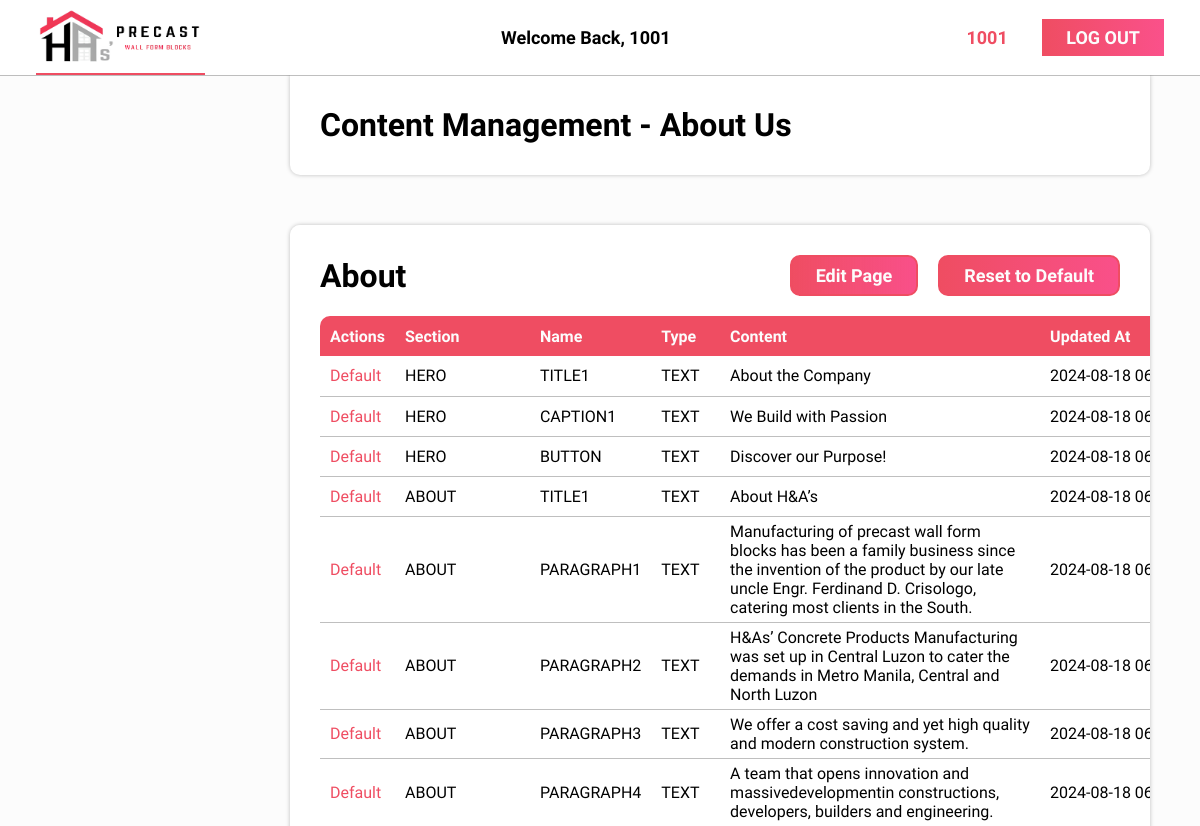
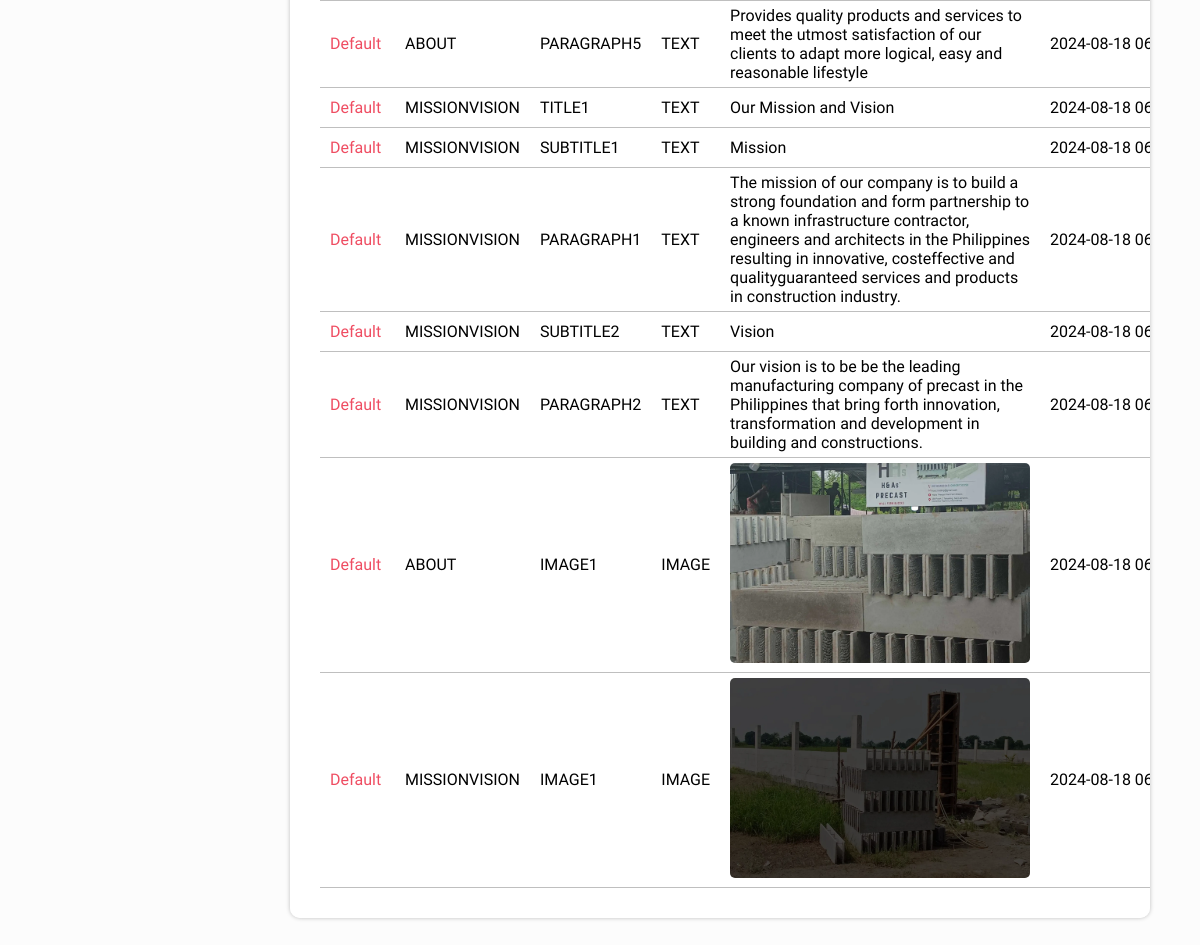
The page /admin/has-precast/content-management-about.php (signed in) on the database its author committed (2 pictures, top to bottom).
### tables this page shows
CREATE TABLE `content` (
  `id` INT UNSIGNED NOT NULL AUTO_INCREMENT PRIMARY KEY,
  `page` enum('HOME','ABOUT','PROJECTS','CONTACT','USERGUIDE','WFB') NOT NULL,
  `section` enum('HERO','ABOUT','MISSIONVISION','PROJECTS','WFB','CONTACT','CONTACTS','TABLECONTENT','CONTENT1','CONTENT2','PRECONTENT','WFB','DESIGNS','DIMENSIONS','STRENGTH') NOT NULL,
  `name` varchar(255) NOT NULL,
  `type` enum('TEXT','IMAGE','HERO','VIDEO') NOT NULL,
  `object` text DEFAULT NULL,
  `default` tinyint(1) DEFAULT NULL,
  `created_at` timestamp NOT NULL DEFAULT NOW() ON UPDATE NOW()
);

### src/admin/has-precast/includes/admin-editor-header-sidebar.php (called while the page is built, shortened)
<?php
  include("components/admin.header.php");
?>

### src/admin/has-precast/classes/dbh.classes.php (called while the page is built)
<?php
class Dbh {
    protected function connect(){
        try{
            $db_username = "has_admin";
            $db_password = "wc8KTRfrJrTpe8";
            $dbh = new PDO('mysql:host=localhost;dbname=has_precast;', $db_username, $db_password);
            return $dbh;
        }
        catch(PDOException $e){
            print "Error!: " . $e->getMessage() . "<br>";
        }
    }
}

### src/admin/has-precast/classes/content-repo.classes.php (called while the page is built, shortened)
<?php
class ContentRepository extends Dbh{
    public function getPage($page){
        $query = $this->connect()->prepare("SELECT * FROM content WHERE page =:page AND type != 'HERO' AND `default` = 0;");
        $data = [":page" => $page];
        if(!$query->execute($data)){
            $query = null;
            if($page === "userGuide"){
                $page = "user-guide";
            }
            header("location: ../../content-management-{$page}.php?error=queryfailed");
            exit();
        }
        $result = $query->fetchAll(PDO::FETCH_ASSOC);
        return $result;
    }
}

### src/admin/has-precast/content-management-about.php (the view, shortened to what this page needs)
<?php
  include("classes/dbh.classes.php");
  include("classes/content-repo.classes.php");
  $getContent = new ContentRepository;
  $about = $getContent->getPage("about");
?>
<!DOCTYPE html>
<html lang="en">
<head>
  <link rel="stylesheet" href="styles/admin-global.css">
  <link rel="stylesheet" href="styles/table.css">
</head>
<body>
  <?php
    include("includes/admin-editor-header-sidebar.php");
  ?>
  <main>
    <div class="main-header">
      <h1>Content Management - About Us</h1>
    </div>
    <div class="table-wrapper">
      <div>
        <h3>About</h3>
        <div class="edit-buttons">
          <form action="edit-content.php?page=about" method="post">
            <button type="submit">Edit Page</button>
          </form>
          <a href="includes/content/default-content.inc.php?page=about"><button>Reset to Default</button></a>
        </div>
      </div>
      <div class="table">
        <table>
          <thead>
            <tr>
              <th>Actions</th>
              <th>Section</th>
              <th>Name</th>
              <th>Type</th>
              <th>Content</th>
              <th class="create">Updated At</th>
            </tr>
          </thead>
          <?php
          foreach($about as $content){
            if($content['type'] != "TEXT"){
              $object = "
                <img id='media' src='images/temp/about-us/{$content['object']}'>
              ";
            }
            else{
              $object = $content['object'];
            }
            echo "
              <tbody>
                <tr>
                  <td>
                    <a href='includes/content/default-content.inc.php?page=about&section={$content['section']}&name={$content['name']}'>Default</a>
                  </td>
                  <td>
                    $content[section]
                  </td>
                  <td>
                    $content[name]
                  </td>
                  <td>
                    $content[type]
                  </td>
                  <td>
                    $object
                  </td>
                  <td class='create'>
                    $content[created_at]
                  </td>
                </tr>
              </tbody>
            ";
          }
          ?>
        </table>
      </div>
    </div>
  </main>
</body>
</html>

### src/admin/has-precast/includes/components/admin.header.php
<header>
    <div class="logo-container"><a href=<?php if($_SESSION["userAccountType"] == "Admin"){
                                                echo "../has-precast/admin-index.php";
                                              }
                                              else{
                                                echo "../has-precast/content-management.php";
                                              }?>>
      <img src="images/logo-resized.png" alt="Logo"></a>
    </div>
    <div>
      <p>Welcome Back, <?php echo $_SESSION["userid"]?></p>
    </div>
    <div>
      <?php
        if(isset($_SESSION["userAccountType"])){
      ?>
        <a href="#" class="username"><?php echo $_SESSION["userid"]?></a>
        <a href="includes/account/admin-log-out.inc.php" class="logout"><button>LOG OUT</button></a>
      <?php
        }
        else
        {
          header("location: ../../has-precast/admin-log-in.php");
        }
      ?>
    </div>
</header>

### src/admin/has-precast/styles/admin-global.css (style rules this page uses)
:root { --clr-primary: #FCFCFC; --clr-primary-shade: #DDDEDE; --clr-secondary: #434343; --clr-secondary-shade: #000000; --clr-accent: #EF4D62; --clr-accent-shade: #F80759; --clr-tertiary: #6b6b6b; --fs-default: 16px; --fs-heading: 8rem; --fs-title: 3rem; --fs-subtitle: 1.2rem; --ff-default: 'Inter Tight', sans-serif; --ff-login: "Inika", serif; }
html { font-size: var(--fs-default); scroll-snap-type: y mandatory; font-family: var(--ff-default); background-color: var(--clr-primary); }
header { font-weight: 700; font-size: 18px; width: 100%; height: 15vh; padding-inline: 2em; position: fixed; display: flex; height: 75px; justify-content: space-between; align-items: center; width: 100%; background-color: white; box-shadow: 0 1px 0 0 rgba(0, 0, 0, 0.25); }
.logo-container { width: 15%; height: 100%; display: grid; align-items: center; justify-content: center; border-bottom: 2px var(--clr-accent) solid; }
.logo-container a { display: grid; align-items: center; justify-content: center; margin: 0; }
header img { width: 99%; border: 2px; }
.username { margin-right: 30px; }
a { text-decoration: none; color: var(--clr-accent); }
header button { font-family: var(--ff-default); font-weight: 700; font-size: 18px; padding: 0.5rem 1.5rem; border: none; color: var(--clr-primary); background: linear-gradient(90deg, #EF4D62 0%, rgba(248, 7, 89, 0.70) 100%); width: fit-content; transition: 0.15s; cursor: pointer; }
main { padding-top: 75px; padding-left: calc(20% + 50px); padding-right: 50px; }
.main-header { background-color: white; display: flex; justify-content: space-between; align-items: center; padding: 0 30px; height: 100px; border-radius: 0 0 10px 10px; box-shadow: 0 0 4px 0 rgba(0, 0, 0, 0.25); margin-bottom: 50px; }

### src/admin/has-precast/styles/table.css (style rules this page uses)
.table-wrapper { min-height: fit-content; background-color: white; display: flex; flex-direction: column; align-items: start; padding: 30px 30px; border-radius: 10px; box-shadow: 0 0 4px 0 rgba(0, 0, 0, 0.25); overflow-x: scroll; margin-bottom: 50px; max-width: 1500px; }
table { width: 100%; border-collapse: collapse; min-width: fit-content; }
thead { text-align: left; background-color: var(--clr-accent); color: var(--clr-primary); }
thead, tbody { height: 40px; }
th { text-wrap: nowrap; }
th, td { padding: 5px 10px; }
td { border-bottom: 1px solid rgba(0, 0, 0, 0.25); }
th:first-of-type { border-radius: 10px 0 0 0; }
th:last-of-type { border-radius: 0 10px 0 0; text-wrap: nowrap; }
.create { text-wrap: nowrap; }
.table-wrapper>div:first-child { width: 100%; display: flex; align-items: center; justify-content: center; margin-bottom: 20px; }
.edit-buttons { display: flex; align-items: center; justify-content: flex-end; width: 100%; gap: 20px; }
.table-wrapper button { color: var(--clr-primary); background: linear-gradient(90deg, #EF4D62 0%, rgba(248, 7, 89, 0.70) 100%); font-family: var(--ff-default); font-weight: 700; font-size: 18px; padding: 0.5rem 1.5rem ; border: 2px solid var(--clr-accent); color: var(--clr-primary); background-color: var(--clr-primary); width: fit-content; transition: 0.15s; cursor: pointer; border-radius: 10px; }
.table-wrapper h3 { font-size: 32px; width: 100%; }
#media, .media { aspect-ratio: 3/2; object-fit: cover; width: 50%; min-width: 300px; border-radius: 5px; max-height: 300px; }

### rows shown on the page
content: section "HERO", name "TITLE1", type "TEXT", object "About the Company", created_at "2024-08-18…"
content: section "HERO", name "CAPTION1", type "TEXT", object "We Build with Passion", created_at "2024-08-18…"
content: section "HERO", name "BUTTON", type "TEXT", object "Discover our Purpose!", created_at "2024-08-18…"
content: section "ABOUT", name "TITLE1", type "TEXT", object "About H&A’s", created_at "2024-08-18…"
content: section "ABOUT", name "PARAGRAPH1", type "TEXT", object "Manufacturing of precast wall form blocks has been a family business since the invention of the product by our late uncle Engr. Ferdinand D. Crisologo, catering most clients in the South.", created_at "2024-08-18…"
content: section "ABOUT", name "PARAGRAPH2", type "TEXT", object "H&As’ Concrete Products Manufacturing was set up in Central Luzon to cater the demands in Metro Manila, Central and North Luzon", created_at "2024-08-18…"
content: section "ABOUT", name "PARAGRAPH3", type "TEXT", object "We offer a cost saving and yet high quality and modern construction system.", created_at "2024-08-18…"
content: section "ABOUT", name "PARAGRAPH4", type "TEXT", object "A team that opens innovation and massivedevelopmentin constructions, developers, builders and engineering.", created_at "2024-08-18…"
content: section "ABOUT", name "PARAGRAPH5", type "TEXT", object "Provides quality products and services to meet the utmost satisfaction of our clients to adapt more logical, easy and reasonable lifestyle", created_at "2024-08-18…"
content: section "MISSIONVISION", name "TITLE1", type "TEXT", object "Our Mission and Vision", created_at "2024-08-18…"
content: section "MISSIONVISION", name "SUBTITLE1", type "TEXT", object "Mission", created_at "2024-08-18…"
content: section "MISSIONVISION", name "PARAGRAPH1", type "TEXT", object "The mission of our company is to build a strong foundation and form partnership to a known infrastructure contractor, engineers and architects in the Philippines resulting in innovative, costeffective and qualityguaranteed services and products in construction industry.", created_at "2024-08-18…"
content: section "MISSIONVISION", name "SUBTITLE2", type "TEXT", object "Vision", created_at "2024-08-18…"
content: section "MISSIONVISION", name "PARAGRAPH2", type "TEXT", object "Our vision is to be be the leading manufacturing company of precast in the Philippines that bring forth innovation, transformation and development in building and constructions.", created_at "2024-08-18…"
content: section "ABOUT", name "IMAGE1", type "IMAGE", object (picture), created_at "2024-08-18…"
content: section "MISSIONVISION", name "IMAGE1", type "IMAGE", object (placeholder picture), created_at "2024-08-18…"

### other values the page prints
$_SESSION["userid"] "1001"
